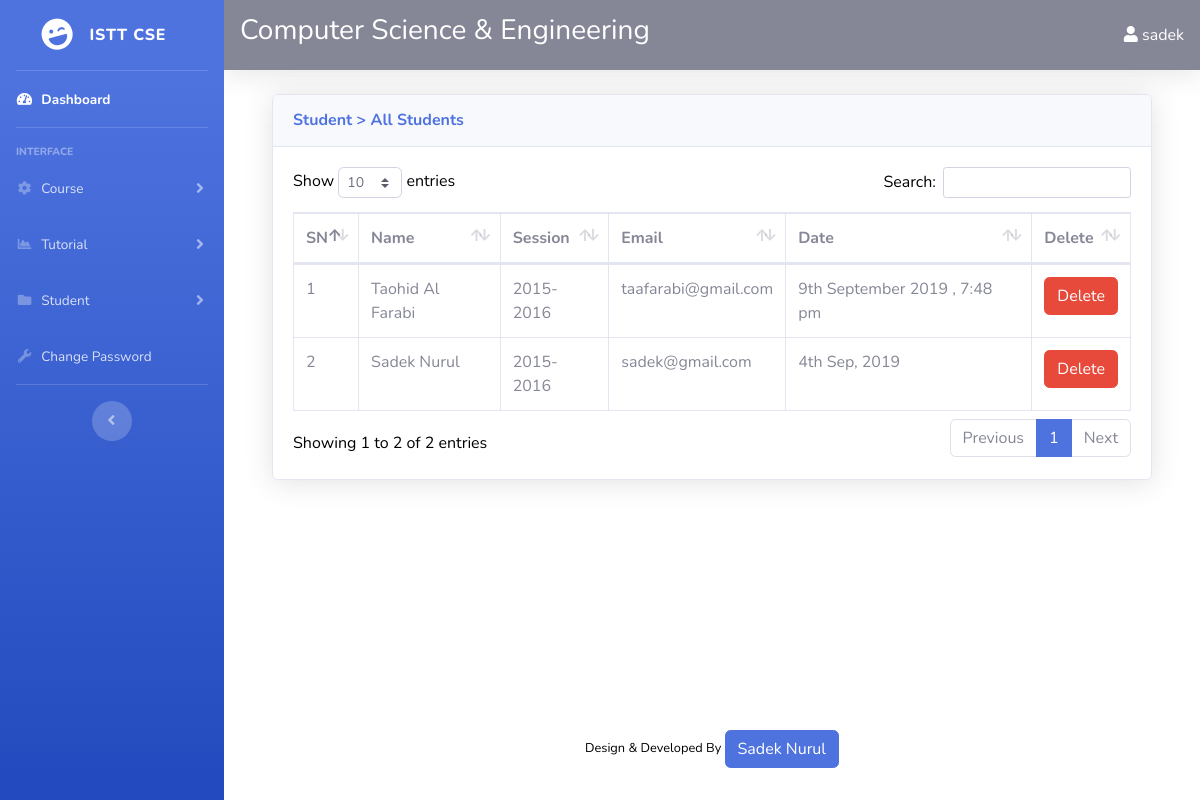
Page /admin/index.php?students (signed in) on the committed database.
### tables this page shows
CREATE TABLE `students` (
  `id` int(100) NOT NULL,
  `name` varchar(255) NOT NULL,
  `session` varchar(200) NOT NULL,
  `email` varchar(255) NOT NULL,
  `password` varchar(255) NOT NULL,
  `date` varchar(255) NOT NULL
);

### resources/functions.php (the view, shortened to what this page needs)
<?php
function query($sql){
	global $connection;
	return mysqli_query($connection,$sql);
}
function fetch_array($result){
	return mysqli_fetch_array($result);
}
function students_in_admin() {
	$query = query("SELECT * FROM students ORDER by id DESC");
	$i = 0;
	while($row = fetch_array($query)) {
		$i++;
		$student = <<<DELIMETER
		<tr>
            <td>{$i}</td>
            <td>{$row['name']}</td>
            <td>{$row['session']}</td>
            <td>{$row['email']}</td>
            <td>{$row['date']}</td>
			<td class="delete_permission"><a class="btn btn-danger course_container" href="../resources/templates/back/delete-student.php?id={$row['id']}"><span class="glyphicon glyphicon-remove"></span>Delete</a></td>
        </tr>
DELIMETER;
echo $student;
	}
}
?>

### rows in the picture
students: name "Taohid Al Farabi", session "2015-2016", email "taafarabi@gmail.com", date "9th September 2019 , 7:48 pm"
students: name "Sadek Nurul", session "2015-2016", email "sadek@gmail.com", date "4th Sep, 2019"

### other values in the picture
$_SESSION['username'] "sadek"
